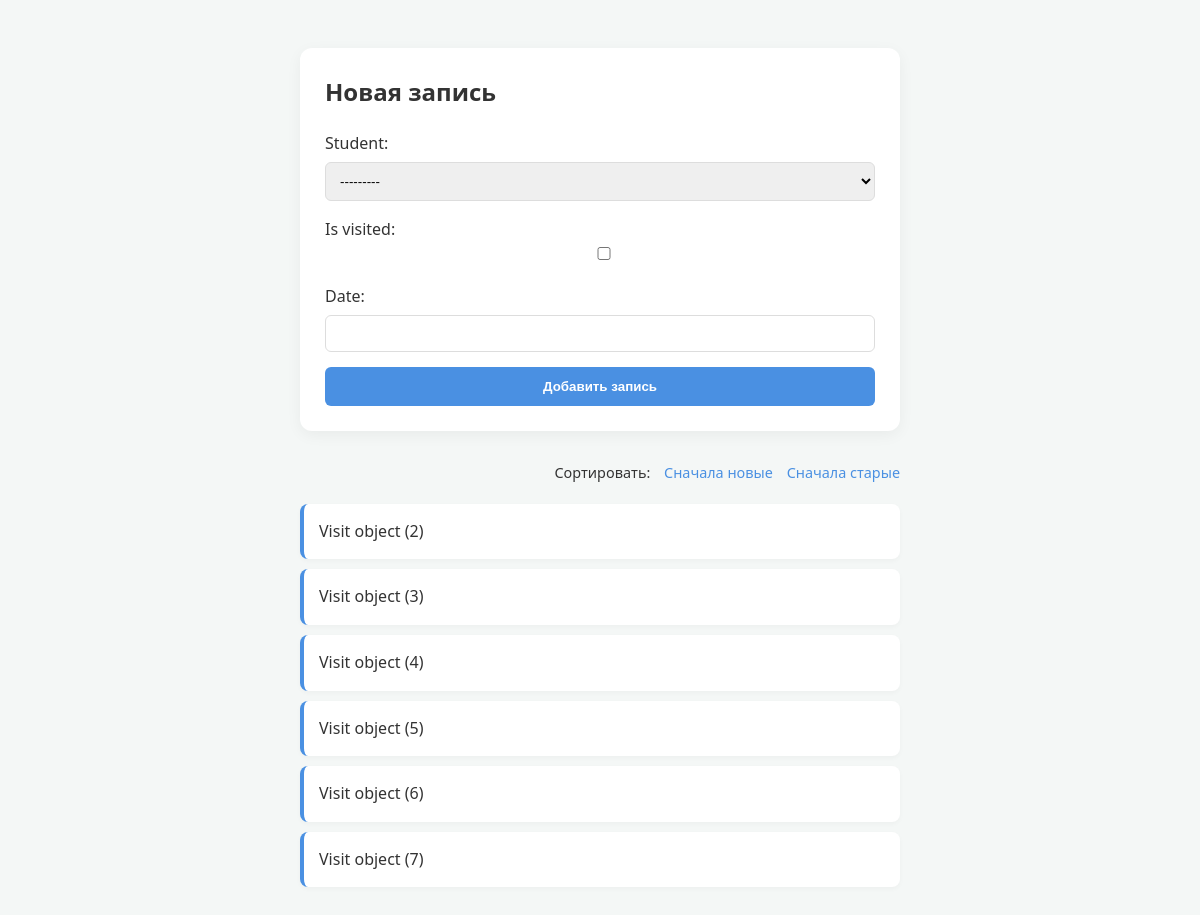
Page /lms/add_visit/ on the committed database.
### lms/models.py (models this page shows)
class Visit(models.Model):
    student = models.ForeignKey(Student, on_delete=models.CASCADE)
    is_visited = models.BooleanField(default=False)
    date = models.DateField()

### lms/views.py (the view)
# urls.py: path('add_visit/', views.visit_items, name='visit_items'),
def visit_items(request):
    sort_by = request.GET.get('sort', 'id')
    items = Visit.objects.all().order_by(sort_by)
    if request.method == "POST":
        form = VisitForm(request.POST, request.FILES)
        if form.is_valid():
            form.save()
            return redirect('item_list')
    else:
        form = VisitForm()
    return render(request, 'add_visit.html', {
        'items': items,
        'form': form
    })

### lms/forms.py
class VisitForm(forms.ModelForm):
    class Meta:
        model = Visit
        fields = '__all__'

### lms/templates/add_visit.html (shortened to what this page needs)
<!DOCTYPE html>
<html lang="ru">
<head>
</head>
<body>
<div class="container">
    <form method="post" enctype="multipart/form-data">
        <h2 style="margin-top: 0;">Новая запись</h2>
        {{ form.as_p }}
        <button type="submit">Добавить запись</button>
    </form>
    <div class="sorting">
        <span>Сортировать:</span>
        <a href="?sort=-id">Сначала новые</a>
        <a href="?sort=id">Сначала старые</a>
    </div>
    <ul>
        {% for item in items %}
            <li>{{ item }}</li>
        {% empty %}
            <li style="border-left-color: #ccc; color: #888;">Записей пока нет...</li>
        {% endfor %}
    </ul>
</div>
</body>
</html>

### lms/templates/add_visit.html (style rules this page uses)
:root { --primary-color: #4a90e2; --bg-color: #f4f7f6; --text-color: #333; --card-bg: #ffffff; }
body { font-family: 'Segoe UI', Tahoma, Geneva, Verdana, sans-serif; background-color: var(--bg-color); color: var(--text-color); line-height: 1.6; display: flex; flex-direction: column; align-items: center; padding: 40px 20px; }
.container { width: 100%; max-width: 600px; }
form { background: var(--card-bg); padding: 25px; border-radius: 12px; box-shadow: 0 4px 15px rgba(0,0,0,0.05); margin-bottom: 30px; }
form p { margin-bottom: 15px; }
input, textarea, select { width: 100%; padding: 10px; margin-top: 5px; border: 1px solid #ddd; border-radius: 6px; box-sizing: border-box; }
button { background-color: var(--primary-color); color: white; border: none; padding: 12px 20px; border-radius: 6px; cursor: pointer; font-weight: 600; transition: opacity 0.2s; width: 100%; }
.sorting { margin-bottom: 20px; text-align: right; font-size: 0.9em; }
.sorting a { text-decoration: none; color: var(--primary-color); margin-left: 10px; font-weight: 500; }
ul { list-style: none; padding: 0; }
li { background: var(--card-bg); margin-bottom: 10px; padding: 15px; border-radius: 8px; box-shadow: 0 2px 5px rgba(0,0,0,0.03); border-left: 4px solid var(--primary-color); transition: transform 0.2s; }

### rows in the picture
Visit: id "Visit object (2)"
Visit: id "Visit object (3)"
Visit: id "Visit object (4)"
Visit: id "Visit object (5)"
Visit: id "Visit object (6)"
Visit: id "Visit object (7)"
